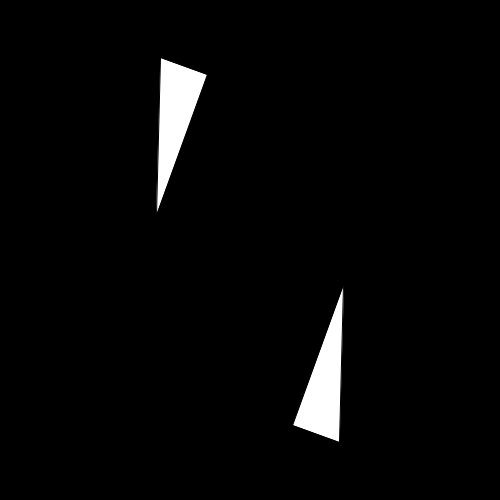
Frame 1 (no input)
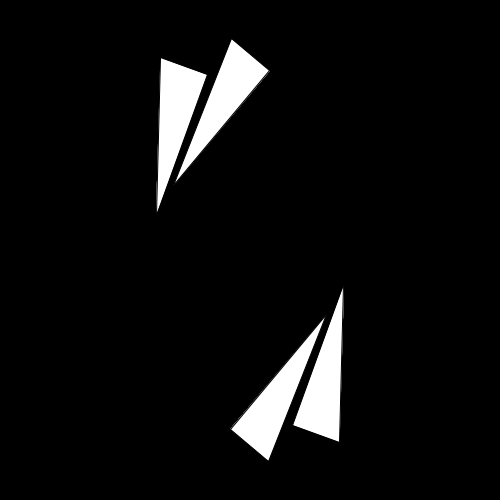
Frame 60 (the mouse pressed at the canvas centre just before this capture)
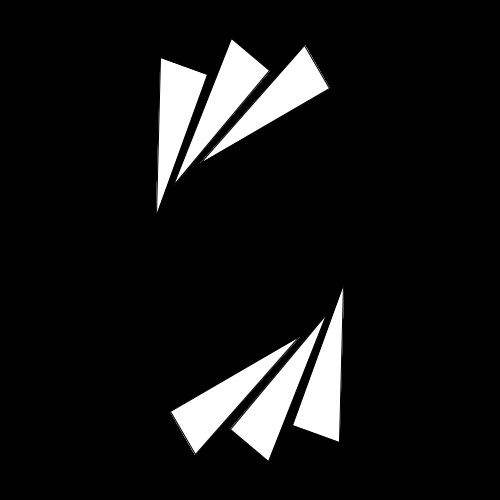
Frame 120 (the mouse held since frame 60 and released just before this capture)

The Processing sketch that drew these frames (run headless with seeded random() and noise(); from frame 60 on, the mouse is pressed at the canvas centre):

// Processing sketch: processing_168325
// ── processing_168325.pde

void setup() {
 
  size(500, 500);
  background(0); 
  
  stroke(0);
  
  smooth();
  
   
}
 

 
void draw() {
  translate (width/2,height/2);
 // rotate(mouseX/3.0);
   rotate(radians(second())*20);
 rectMode(CENTER);
  println (mouseX +"," + mouseY);
 triangle(-100,0,-100,-150,-150,-150);
  triangle(100,0,100,150,150,150);
  
}
  
